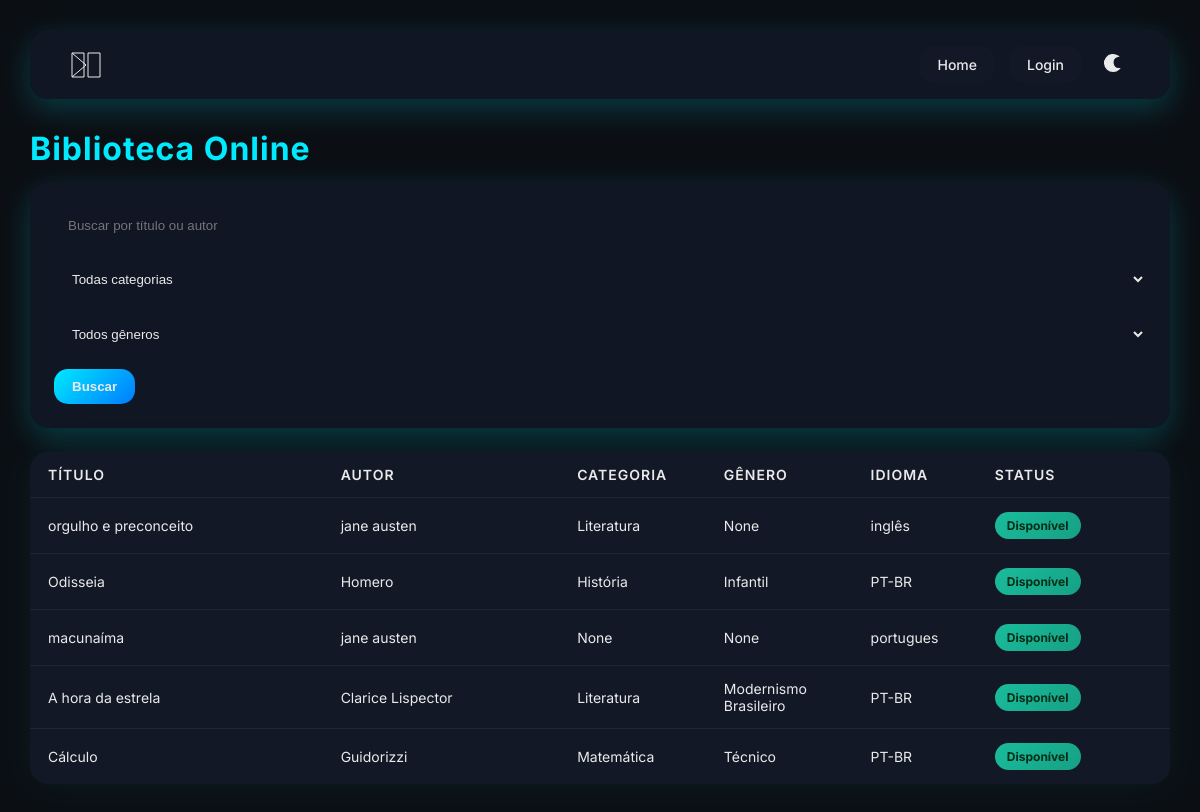
Before: / with the older database file.
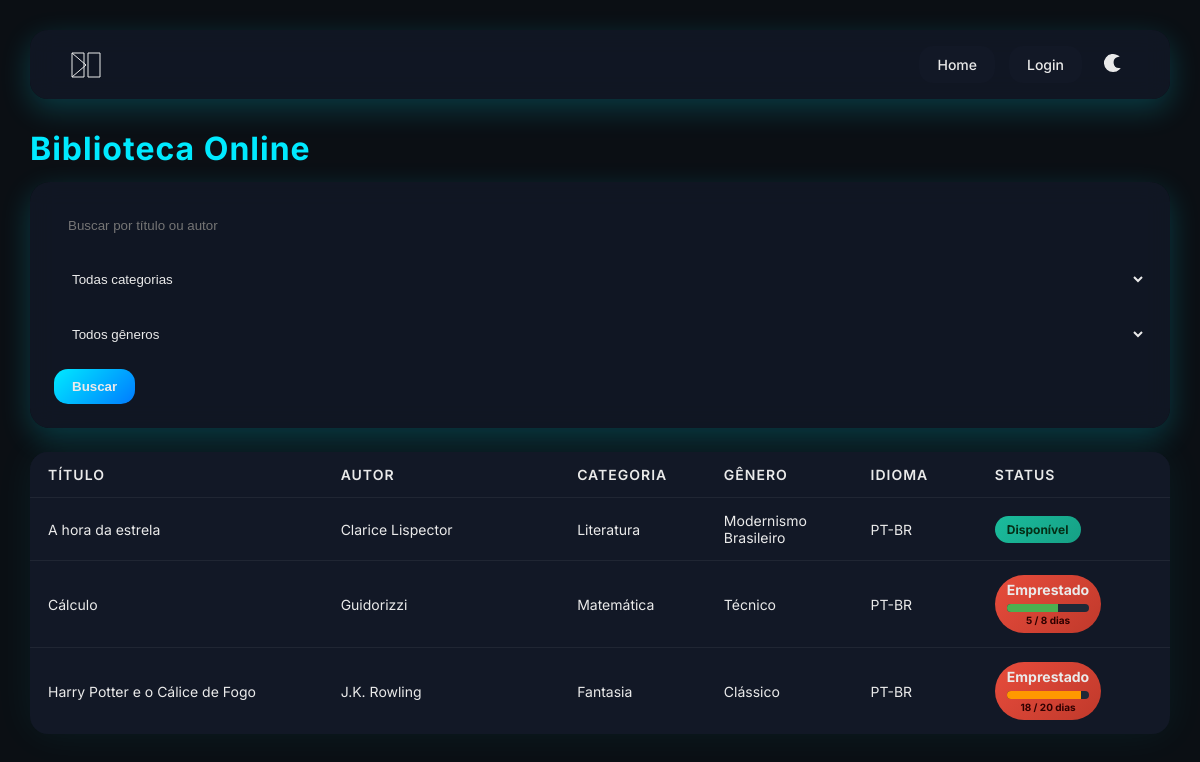
After: the same page with the newer database file.
### tables this page shows
CREATE TABLE books (
        id INTEGER PRIMARY KEY AUTOINCREMENT,
        titulo TEXT NOT NULL,
        autor TEXT NOT NULL,
        ano INTEGER,
        isbn TEXT,
        categoria_id INTEGER,
        genero_id INTEGER,
        idioma TEXT,
        disponivel INTEGER DEFAULT 1,
        emprestado_para TEXT,
        data_emprestimo TEXT,
        FOREIGN KEY (categoria_id) REFERENCES categories(id),
        FOREIGN KEY (genero_id) REFERENCES genres(id)
    );

CREATE TABLE categories (
        id INTEGER PRIMARY KEY AUTOINCREMENT,
        nome TEXT UNIQUE
    );

CREATE TABLE genres (
        id INTEGER PRIMARY KEY AUTOINCREMENT,
        nome TEXT UNIQUE
    );

### app.py (the view)
@app.route("/")
def index():
    conn = get_connection()
    termo = request.args.get("q")
    categoria = request.args.get("categoria")
    genero = request.args.get("genero")
    livros = buscar_livros(conn, termo, categoria, genero)
    conn.close()
    livros = preparar_livros_home(livros)
    conn = get_connection()
    cur = conn.cursor()
    cur.execute("SELECT id, nome FROM categories")
    categorias = cur.fetchall()
    cur.execute("SELECT id, nome FROM genres")
    generos = cur.fetchall()
    conn.close()
    return render_template(
        "index.html",
        livros=livros,
        categorias=categorias,
        generos=generos,
        prazo_padrao=8
    )

### app.py (called while the page is built)
def get_db():
    conn = sqlite3.connect("acervo.db")
    conn.row_factory = sqlite3.Row
    return conn

@app.before_request
def init_db():
    global db_ok
    if not db_ok:
        conn = get_connection()
        create_tables(conn)
        conn.close()
        db_ok = True

### database.py (called while the page is built)
def get_connection():
    conn = sqlite3.connect(DB_NAME)
    conn.row_factory = sqlite3.Row
    return conn

### livros.py (called while the page is built)
def buscar_livros(conn, termo=None, categoria=None, genero=None):
    cursor = conn.cursor()
    query = """
        SELECT
            b.id,
            b.titulo,
            b.autor,
            c.nome AS categoria,
            g.nome AS genero,
            b.idioma,
            b.disponivel,
            b.emprestado_para
        FROM books b
        LEFT JOIN categories c ON b.categoria_id = c.id
        LEFT JOIN genres g ON b.genero_id = g.id
        WHERE 1=1
    """
    params = []
    if termo:
        query += " AND (b.titulo LIKE ? OR b.autor LIKE ?)"
        params.append(f"%{termo}%")
        params.append(f"%{termo}%")
    if categoria:
        query += " AND b.categoria_id = ?"
        params.append(categoria)
    if genero:
        query += " AND b.genero_id = ?"
        params.append(genero)
    cursor.execute(query, params)
    return cursor.fetchall()

### templates/index.html (shortened to what this page needs)
{% extends "base.html" %}
{% block content %}
<h1>Biblioteca Online</h1>
<form method="get" class="busca-form">
    <input type="text" name="q" placeholder="Buscar por título ou autor" value="{{ request.args.get('q', '') }}">
    <select name="categoria">
        <option value="">Todas categorias</option>
    </select>
    <select name="genero">
        <option value="">Todos gêneros</option>
    </select>
    <button class="btn btn-primary">Buscar</button>
</form>
{% if livros and livros|length > 0 %}
<div class="tabela-livros" id="cards">
    <div class="linha header">
        <span>Título</span>
        <span>Autor</span>
        <span>Categoria</span>
        <span>Gênero</span>
        <span>Idioma</span>
        <span>Status</span>
    </div>
    {% for l in livros %}
    <div class="linha">
        <span data-label="Título">{{ l.titulo }}</span>
        <span data-label="Autor">{{ l.autor }}</span>
        <span data-label="Categoria">{{ l.categoria }}</span>
        <span data-label="Gênero">{{ l.genero }}</span>
        <span data-label="Idioma">{{ l.idioma }}</span>
        {% if l.disponivel %}
    <span class="status disponivel">Disponível</span>
{% else %}
    <div class="status emprestado">
        <span>Emprestado</span>
        {% set prazo = l.prazo_total if l.prazo_total and l.prazo_total > 0 else prazo_padrao %}
        {% set dias = l.dias_emprestimo %}
        {% set percent = (dias / prazo * 100) if dias <= prazo else 100 %}
        <div class="prazo-bar">
            <div
                class="prazo-fill
                {% if dias > prazo %}estourado
                {% elif dias > prazo * 0.7 %}alerta
                {% else %}ok{% endif %}"
                style="width: {{ percent }}%">
            </div>
        </div>
        <small>{{ dias }} / {{ prazo }} dias</small>
    </div>
{% endif %}
    </div>
    {% endfor %}
</div>
{% endif %}
{% endblock %}

### templates/base.html (shortened to what this page needs)
<!DOCTYPE html>
<html lang="pt-br">
<head>
    <link rel="stylesheet" href="/static/style.css">
</head>
<body>
    <nav class="navbar">
        <div class="nav-left">
            <div class="logo">
                <svg class="logo-icon" viewBox="0 0 64 64" width="32" height="32" fill="currentColor" xmlns="http://www.w3.org/2000/svg">
  <path d="M4 8h24v48H4V8zm32 0h24v48H36V8z" stroke="currentColor" stroke-width="2" fill="none"/>
  <path d="M4 8l28 24-28 24" stroke="currentColor" stroke-width="2" fill="none"/>
</svg>
            </div>
        </div>
        <div class="nav-links">
            <a href="/" class="nav-btn">Home</a>
            {% if not session.role %}
                <a href="/login" class="nav-btn">Login</a>
            {% endif %}
            <button class="theme-toggle">
              <span class="icon" id="theme-icon">
            </span>
        </button>
        </div>
    </nav>
    <main class="page-content">
        {% block content %}{% endblock %}
    </main>
</body>
</html>

Changed rows visible on the page:
removed books: titulo "orgulho e preconceito", autor "jane austen", categoria "Literatura", genero "None", idioma "inglês", disponivel "Disponível"
removed books: titulo "Odisseia", autor "Homero", categoria "História", genero "Infantil", idioma "PT-BR", disponivel "Disponível"
removed books: titulo "macunaíma", autor "jane austen", categoria "None", genero "None", idioma "portugues", disponivel "Disponível"
changed books "Cálculo": dias (not shown) → "5"; id (not shown) → "8"; disponivel "Disponível" → "Emprestado / dias"
added books: titulo "Harry Potter e o Cálice de Fogo", autor "J.K. Rowling", categoria "Fantasia", genero "Clássico", idioma "PT-BR", {{ percent }} 90.0 (drawn), genero "18", prazo "20"
